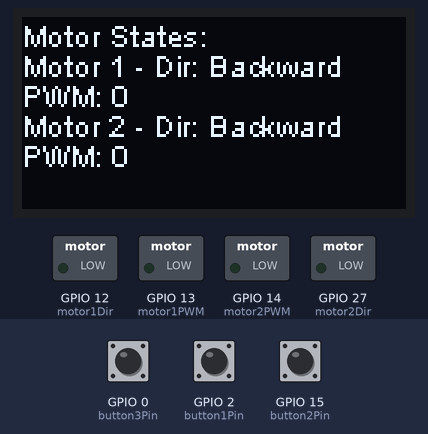
This sketch was run on a simulated ESP32. Shown: 128×64 one-colour display, switched loads named in the sketch (green lamp = pin HIGH). Inputs (shaded band) come from the test bench; at power-on: GPIO 0 (button3Pin) HIGH, GPIO 2 (button1Pin) HIGH, GPIO 15 (button2Pin) HIGH. What the sketch prints to the serial monitor is not drawn.

Above: at 3.2 s.
3.3 s: GPIO 0 (button3Pin) pulled LOW for 0.15 s
At 4.1 s:
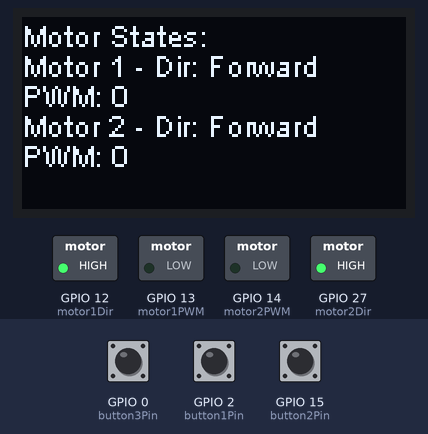
5.0 s: GPIO 2 (button1Pin) pulled LOW for 0.15 s
At 5.33 s:
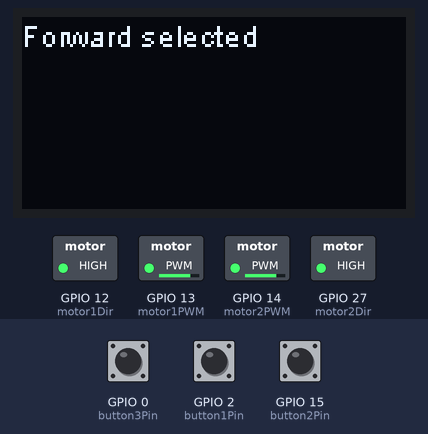
7.0 s: GPIO 15 (button2Pin) pulled LOW for 0.15 s
At 7.35 s:
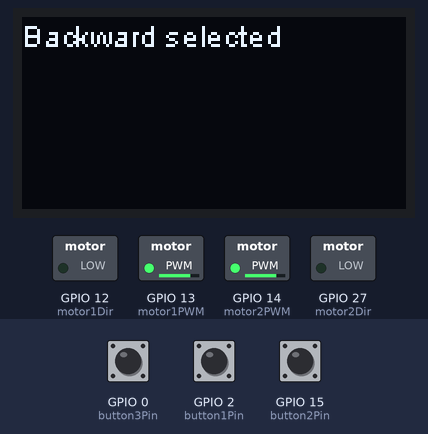
9.0 s: GPIO 0 (button3Pin) pulled LOW for 1 s
At 9.2 s:
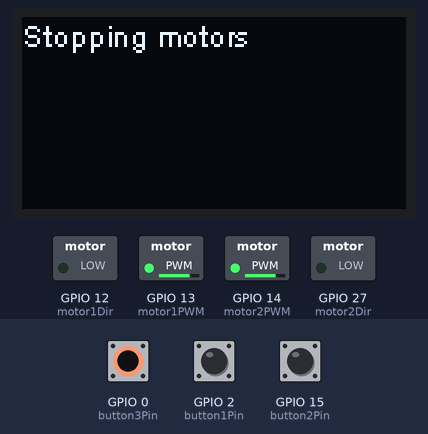
10.6 s: GPIO 2 (button1Pin) pulled LOW for 1 s
At 12.2 s:
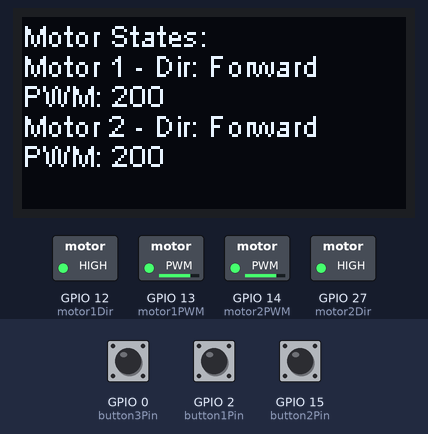
13.1 s: GPIO 0 (button3Pin) pulled LOW for 0.15 s
At 13.3 s:
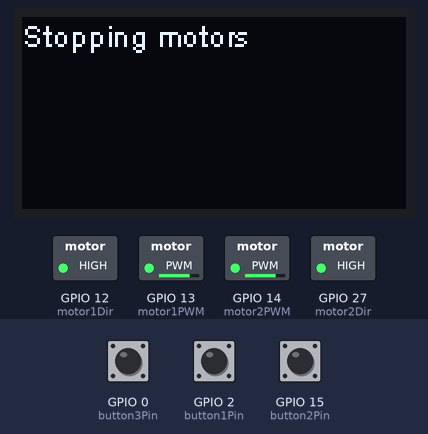
Timing chart, 0 to 14.8 s (numbered marks = the images above; inputs shaded):
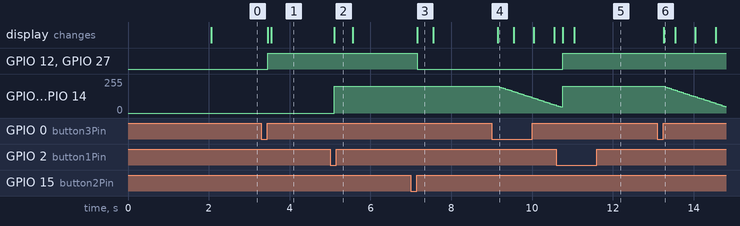

The sketch:

test-taskmanger.ino
```cpp
#include <Wire.h>
#include "HT_SSD1306Wire.h"
#include "pins_arduino.h"
#include <TaskScheduler.h>

// Define the pins for the L9110S motor driver
const int motor1PWM = T4;  // PWM pin for Motor 1 speed control
const int motor1Dir = T5;  // Direction pin for Motor 1
const int motor2PWM = T6;  // PWM pin for Motor 2 speed control
const int motor2Dir = T7;  // Direction pin for Motor 2

// Define the pins for the buttons
const int button1Pin = T2; // Button 1
const int button2Pin = T3; // Button 2
const int button3Pin = T1; // Button 3

// PWM channel definitions
const int motor1PWM_channel = 0;
const int motor2PWM_channel = 1;

// PWM frequency and resolution
const int pwmFrequency = 5000;
const int pwmResolution = 8; // 8-bit resolution: 0-255

// Motor speed
const int mediumSpeed = 200; // Increase duty cycle for higher speed

// Initialize the OLED display using Arduino Wire:
SSD1306Wire display(0x3c, 500000, SDA_OLED, SCL_OLED, GEOMETRY_128_64, RST_OLED);

// TaskScheduler
Scheduler runner;

// Task declarations
void readButtons();
void updateMotorState();
void updateDisplay();

Task taskReadButtons(50, TASK_FOREVER, &readButtons);
Task taskUpdateMotorState(50, TASK_FOREVER, &updateMotorState);
Task taskUpdateDisplay(500, TASK_FOREVER, &updateDisplay);

enum MotorState {
  OFF,
  FORWARD,
  BACKWARD,
  STOPPING
};

MotorState motorState = OFF;
unsigned long motorStartTime = 0;
unsigned long motorDuration = 2000;
int currentSpeed = 0;
bool currentDirection = HIGH; // HIGH for forward, LOW for backward

// Button states and debounce variables
int lastButton1State = HIGH;
int lastButton2State = HIGH;
int lastButton3State = HIGH;
int button1State;
int button2State;
int button3State;
unsigned long lastDebounceTime1 = 0;
unsigned long lastDebounceTime2 = 0;
unsigned long lastDebounceTime3 = 0;
const unsigned long debounceDelay = 50;

void setup() {
  // Initialize serial communication for debugging
  Serial.begin(115200);

  // Initialize buttons
  pinMode(button1Pin, INPUT_PULLUP);
  pinMode(button2Pin, INPUT_PULLUP);
  pinMode(button3Pin, INPUT_PULLUP);

  // Configure the PWM channels with the specified properties
  ledcSetup(motor1PWM_channel, pwmFrequency, pwmResolution);
  ledcSetup(motor2PWM_channel, pwmFrequency, pwmResolution);

  // Attach the PWM channels to the specified GPIO pins
  ledcAttachPin(motor1PWM, motor1PWM_channel);
  ledcAttachPin(motor2PWM, motor2PWM_channel);

  // Set the direction pins as output
  pinMode(motor1Dir, OUTPUT);
  pinMode(motor2Dir, OUTPUT);

  // Initialize OLED display
  display.init();
  display.clear();
  display.display();

  // Show welcome message
  display.setFont(ArialMT_Plain_10);
  display.drawString(0, 0, "Welcome to tb2os");
  display.drawString(0, 10, "Use buttons to navigate");
  display.display();
  delay(2000);
  display.clear();

  Serial.println("Motor control started.");

  // Add tasks to the scheduler
  runner.addTask(taskReadButtons);
  runner.addTask(taskUpdateMotorState);
  runner.addTask(taskUpdateDisplay);

  // Enable tasks
  taskReadButtons.enable();
  taskUpdateMotorState.enable();
  taskUpdateDisplay.enable();
}

void stopMotors() {
  ledcWrite(motor1PWM_channel, 0);
  ledcWrite(motor2PWM_channel, 0);
  currentSpeed = 0;
  Serial.println("Motors stopped.");
}

void easeMotorsToStop(unsigned long startTime, unsigned long duration, bool direction) {
  unsigned long currentTime = millis();
  unsigned long elapsedTime = currentTime - startTime;
  if (elapsedTime < duration) {
    float progress = (float)elapsedTime / duration;
    int value = currentSpeed - (progress * currentSpeed);
    ledcWrite(motor1PWM_channel, value);
    ledcWrite(motor2PWM_channel, value);
    Serial.print("Easing Motor PWM Value: ");
    Serial.println(value);
  } else {
    stopMotors();
    motorState = OFF;
  }

  // Maintain the motor direction during stopping
  digitalWrite(motor1Dir, direction);
  digitalWrite(motor2Dir, direction);
}

void readButtons() {
  // Read the state of the buttons
  int reading1 = digitalRead(button1Pin);
  int reading2 = digitalRead(button2Pin);
  int reading3 = digitalRead(button3Pin);

  // Check for button state changes and debounce
  if (reading1 != lastButton1State) {
    lastDebounceTime1 = millis();
  }
  if (reading2 != lastButton2State) {
    lastDebounceTime2 = millis();
  }
  if (reading3 != lastButton3State) {
    lastDebounceTime3 = millis();
  }

  if ((millis() - lastDebounceTime1) > debounceDelay) {
    if (reading1 != button1State) {
      button1State = reading1;
      if (button1State == LOW) {
        Serial.println("Button 1: Pressed");
        display.clear();
        display.drawString(0, 0, "Forward selected");
        display.display();
        motorState = FORWARD;
        // Set motor directions
        digitalWrite(motor1Dir, HIGH); // Set Motor 1 direction forward
        digitalWrite(motor2Dir, HIGH); // Set Motor 2 direction forward
        ledcWrite(motor1PWM_channel, mediumSpeed);
        ledcWrite(motor2PWM_channel, mediumSpeed);
        currentSpeed = mediumSpeed;
        currentDirection = HIGH;
      }
    }
  }

  if ((millis() - lastDebounceTime2) > debounceDelay) {
    if (reading2 != button2State) {
      button2State = reading2;
      if (button2State == LOW) {
        Serial.println("Button 2: Pressed");
        display.clear();
        display.drawString(0, 0, "Backward selected");
        display.display();
        motorState = BACKWARD;
        // Set motor directions
        digitalWrite(motor1Dir, LOW);  // Set Motor 1 direction backward
        digitalWrite(motor2Dir, LOW);  // Set Motor 2 direction backward
        ledcWrite(motor1PWM_channel, mediumSpeed);
        ledcWrite(motor2PWM_channel, mediumSpeed);
        currentSpeed = mediumSpeed;
        currentDirection = LOW;
      }
    }
  }

  if ((millis() - lastDebounceTime3) > debounceDelay) {
    if (reading3 != button3State) {
      button3State = reading3;
      if (button3State == LOW) {
        Serial.println("Button 3: Pressed");
        display.clear();
        display.drawString(0, 0, "Stopping motors");
        display.display();
        motorState = STOPPING;
        motorStartTime = millis();
      }
    }
  }

  // Save the reading for the next loop
  lastButton1State = reading1;
  lastButton2State = reading2;
  lastButton3State = reading3;
}

void updateMotorState() {
  // State machine for motor control
  switch (motorState) {
    case OFF:
      stopMotors();
      break;
    case FORWARD:
      // Motors running forward at medium speed
      break;
    case BACKWARD:
      // Motors running backward at medium speed
      break;
    case STOPPING:
      easeMotorsToStop(motorStartTime, motorDuration, currentDirection);
      break;
  }
}

void updateDisplay() {
  int motor1Direction = digitalRead(motor1Dir);
  int motor2Direction = digitalRead(motor2Dir);
  int motor1PWMValue = ledcRead(motor1PWM_channel);
  int motor2PWMValue = ledcRead(motor2PWM_channel);

  display.clear();
  display.setFont(ArialMT_Plain_10);
  display.drawString(0, 0, "Motor States:");
  display.drawString(0, 10, String("Motor 1 - Dir: ") + (motor1Direction ? "Forward" : "Backward"));
  display.drawString(0, 20, String("PWM: ") + motor1PWMValue);
  display.drawString(0, 30, String("Motor 2 - Dir: ") + (motor2Direction ? "Forward" : "Backward"));
  display.drawString(0, 40, String("PWM: ") + motor2PWMValue);
  display.display();

  Serial.print("Motor 1 - Direction: ");
  Serial.print(motor1Direction ? "Forward" : "Backward");
  Serial.print(" | PWM: ");
  Serial.println(motor1PWMValue);

  Serial.print("Motor 2 - Direction: ");
  Serial.print(motor2Direction ? "Forward" : "Backward");
  Serial.print(" | PWM: ");
  Serial.println(motor2PWMValue);
}

void loop() {
  runner.execute();
}
```

Measured:
- after the input at 3.3 s, GPIO 12 (motor1Dir), GPIO 27 (motor2Dir): LOW → HIGH after 0.16 s; the display: first changes after 0.16 s (image 1 shows a later state)
- after the input at 5.0 s, GPIO 13 (motor1PWM), GPIO 14 (motor2PWM): 0/255 → 199/255 after 0.11 s; the display: changes after 0.11 s (image 2)
- after the input at 7.0 s, GPIO 12 (motor1Dir), GPIO 27 (motor2Dir): HIGH → LOW after 0.16 s; the display: changes after 0.16 s (image 3)
- after the input at 9.0 s, GPIO 13 (motor1PWM), GPIO 14 (motor2PWM): moves from 199/255 to 56/255 over 1.4 s, starting after 0.19 s; the display: changes after 0.16 s (image 4)
- after the input at 10.6 s, GPIO 12 (motor1Dir), GPIO 27 (motor2Dir): LOW → HIGH after 0.16 s; the display: first changes after 0.16 s (image 5 shows a later state)
- after the input at 13.1 s, GPIO 13 (motor1PWM), GPIO 14 (motor2PWM): moves from 199/255 to 46/255 over 1.5 s, starting after 0.19 s; the display: changes after 0.16 s (image 6)
- what the display in image 3 shows lasts 0.4 s, from 7.2 s to 7.6 s
